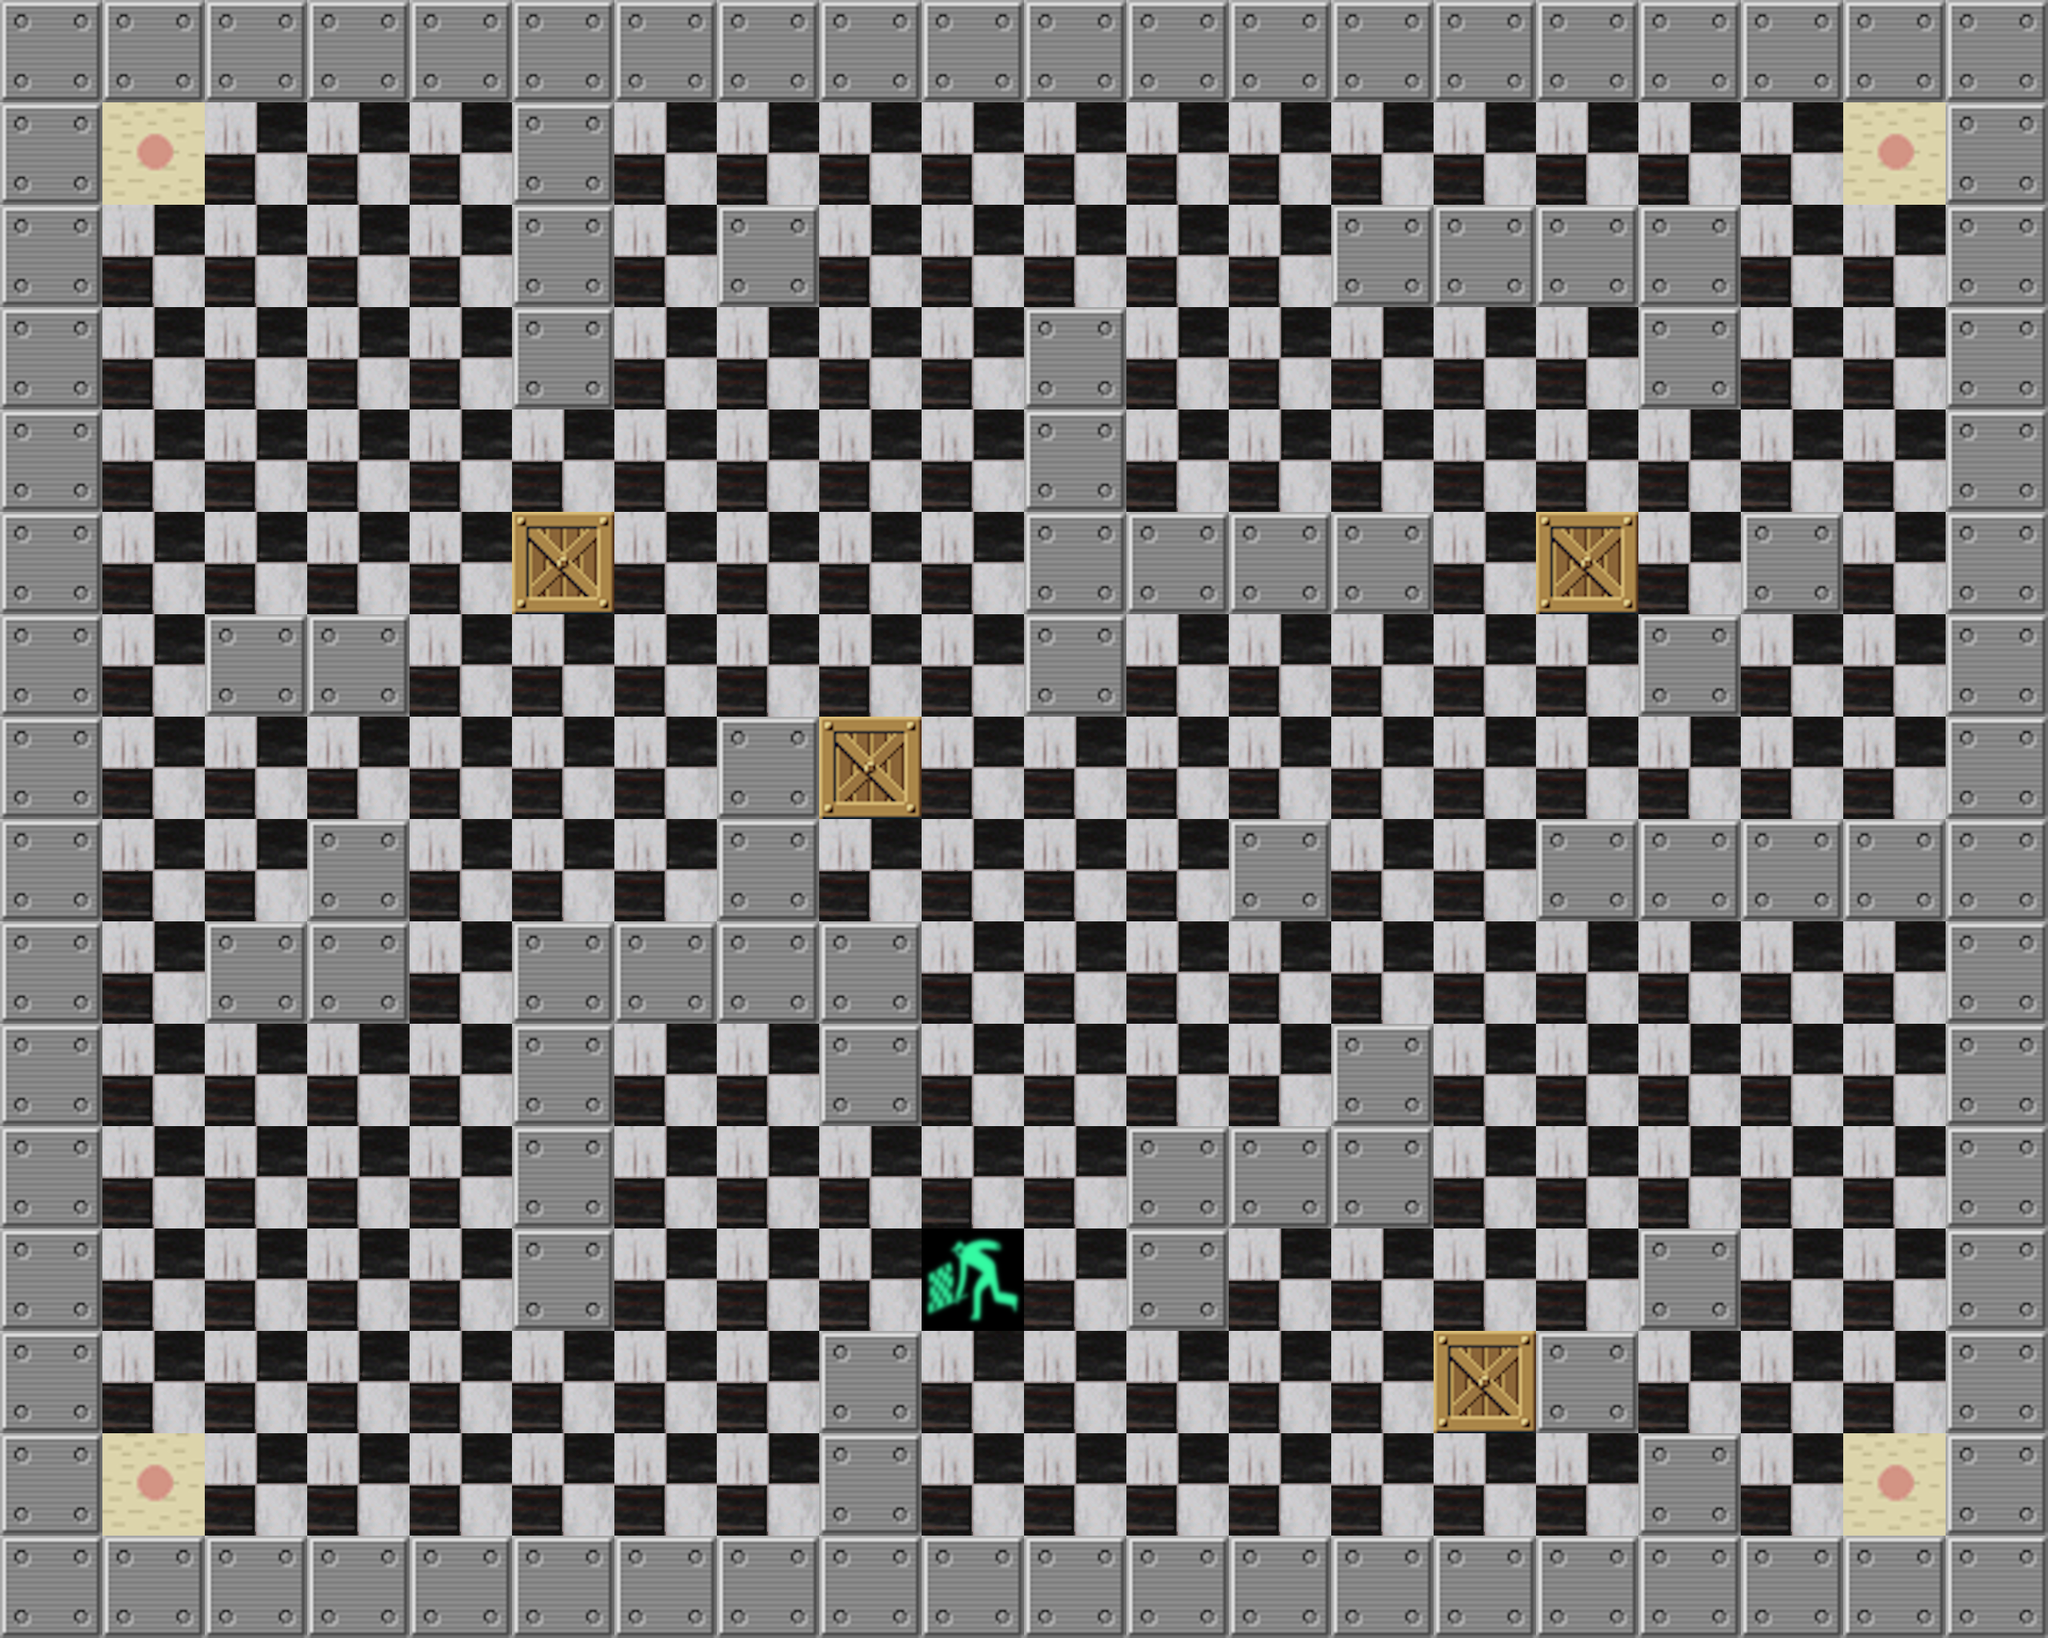

Below is a game level as drawn by its tile map, then a one-line description and the .tmx file that defines it, in full:
An orthogonal 20x16 tile map with 128x128 px tiles, 5 tile layers (Walls_layer, Startposition_layer, Targets_layer, Floor_layer, ...).

<map version="1.5" tiledversion="1.6.0" orientation="orthogonal" renderorder="right-down" width="20" height="16" tilewidth="128" tileheight="128" infinite="0" nextlayerid="6" nextobjectid="1">
 <tileset firstgid="1" name="sarkadband_tileset" tilewidth="128" tileheight="128" tilecount="5" columns="0">
  <grid orientation="orthogonal" width="1" height="1" />
  <tile id="0">
   <image width="128" height="128" source="../misc/start_flag_128.png" />
  </tile>
  <tile id="1">
   <image width="128" height="128" source="../tiles/wall.png" />
  </tile>
  <tile id="2">
   <image width="128" height="128" source="../tiles/floor.gif" />
  </tile>
  <tile id="3">
   <image width="128" height="128" source="../tiles/target.png" />
  </tile>
  <tile id="4">
   <image width="128" height="128" source="../items/box.png" />
  </tile>
 </tileset>
 <layer id="1" name="Walls_layer" width="20" height="16" locked="1">
  <data encoding="csv">
2,2,2,2,2,2,2,2,2,2,2,2,2,2,2,2,2,2,2,2,
2,0,0,0,0,2,0,0,0,0,0,0,0,0,0,0,0,0,0,2,
2,0,0,0,0,2,0,2,0,0,0,0,0,2,2,2,2,0,0,2,
2,0,0,0,0,2,0,0,0,0,2,0,0,0,0,0,2,0,0,2,
2,0,0,0,0,0,0,0,0,0,2,0,0,0,0,0,0,0,0,2,
2,0,0,0,0,0,0,0,0,0,2,2,2,2,0,0,0,2,0,2,
2,0,2,2,0,0,0,0,0,0,2,0,0,0,0,0,2,0,0,2,
2,0,0,0,0,0,0,2,0,0,0,0,0,0,0,0,0,0,0,2,
2,0,0,2,0,0,0,2,0,0,0,0,2,0,0,2,2,2,2,2,
2,0,2,2,0,2,2,2,2,0,0,0,0,0,0,0,0,0,0,2,
2,0,0,0,0,2,0,0,2,0,0,0,0,2,0,0,0,0,0,2,
2,0,0,0,0,2,0,0,0,0,0,2,2,2,0,0,0,0,0,2,
2,0,0,0,0,2,0,0,0,0,0,2,0,0,0,0,2,0,0,2,
2,0,0,0,0,0,0,0,2,0,0,0,0,0,0,2,0,0,0,2,
2,0,0,0,0,0,0,0,2,0,0,0,0,0,0,0,2,0,0,2,
2,2,2,2,2,2,2,2,2,2,2,2,2,2,2,2,2,2,2,2
</data>
 </layer>
 <layer id="2" name="Startposition_layer" width="20" height="16" locked="1">
  <data encoding="csv">
0,0,0,0,0,0,0,0,0,0,0,0,0,0,0,0,0,0,0,0,
0,0,0,0,0,0,0,0,0,0,0,0,0,0,0,0,0,0,0,0,
0,0,0,0,0,0,0,0,0,0,0,0,0,0,0,0,0,0,0,0,
0,0,0,0,0,0,0,0,0,0,0,0,0,0,0,0,0,0,0,0,
0,0,0,0,0,0,0,0,0,0,0,0,0,0,0,0,0,0,0,0,
0,0,0,0,0,0,0,0,0,0,0,0,0,0,0,0,0,0,0,0,
0,0,0,0,0,0,0,0,0,0,0,0,0,0,0,0,0,0,0,0,
0,0,0,0,0,0,0,0,0,0,0,0,0,0,0,0,0,0,0,0,
0,0,0,0,0,0,0,0,0,0,0,0,0,0,0,0,0,0,0,0,
0,0,0,0,0,0,0,0,0,0,0,0,0,0,0,0,0,0,0,0,
0,0,0,0,0,0,0,0,0,0,0,0,0,0,0,0,0,0,0,0,
0,0,0,0,0,0,0,0,0,0,0,0,0,0,0,0,0,0,0,0,
0,0,0,0,0,0,0,0,0,1,0,0,0,0,0,0,0,0,0,0,
0,0,0,0,0,0,0,0,0,0,0,0,0,0,0,0,0,0,0,0,
0,0,0,0,0,0,0,0,0,0,0,0,0,0,0,0,0,0,0,0,
0,0,0,0,0,0,0,0,0,0,0,0,0,0,0,0,0,0,0,0
</data>
 </layer>
 <layer id="4" name="Targets_layer" width="20" height="16" locked="1">
  <data encoding="csv">
0,0,0,0,0,0,0,0,0,0,0,0,0,0,0,0,0,0,0,0,
0,4,0,0,0,0,0,0,0,0,0,0,0,0,0,0,0,0,4,0,
0,0,0,0,0,0,0,0,0,0,0,0,0,0,0,0,0,0,0,0,
0,0,0,0,0,0,0,0,0,0,0,0,0,0,0,0,0,0,0,0,
0,0,0,0,0,0,0,0,0,0,0,0,0,0,0,0,0,0,0,0,
0,0,0,0,0,0,0,0,0,0,0,0,0,0,0,0,0,0,0,0,
0,0,0,0,0,0,0,0,0,0,0,0,0,0,0,0,0,0,0,0,
0,0,0,0,0,0,0,0,0,0,0,0,0,0,0,0,0,0,0,0,
0,0,0,0,0,0,0,0,0,0,0,0,0,0,0,0,0,0,0,0,
0,0,0,0,0,0,0,0,0,0,0,0,0,0,0,0,0,0,0,0,
0,0,0,0,0,0,0,0,0,0,0,0,0,0,0,0,0,0,0,0,
0,0,0,0,0,0,0,0,0,0,0,0,0,0,0,0,0,0,0,0,
0,0,0,0,0,0,0,0,0,0,0,0,0,0,0,0,0,0,0,0,
0,0,0,0,0,0,0,0,0,0,0,0,0,0,0,0,0,0,0,0,
0,4,0,0,0,0,0,0,0,0,0,0,0,0,0,0,0,0,4,0,
0,0,0,0,0,0,0,0,0,0,0,0,0,0,0,0,0,0,0,0
</data>
 </layer>
 <layer id="5" name="Floor_layer" width="20" height="16" locked="1">
  <data encoding="csv">
0,0,0,0,0,0,0,0,0,0,0,0,0,0,0,0,0,0,0,0,
0,0,3,3,3,0,3,3,3,3,3,3,3,3,3,3,3,3,0,0,
0,3,3,3,3,0,3,0,3,3,3,3,3,0,0,0,0,3,3,0,
0,3,3,3,3,0,3,3,3,3,0,3,3,3,3,3,0,3,3,0,
0,3,3,3,3,3,3,3,3,3,0,3,3,3,3,3,3,3,3,0,
0,3,3,3,3,3,3,3,3,3,0,0,0,0,3,3,3,0,3,0,
0,3,0,0,3,3,3,3,3,3,0,3,3,3,3,3,0,3,3,0,
0,3,3,3,3,3,3,0,3,3,3,3,3,3,3,3,3,3,3,0,
0,3,3,0,3,3,3,0,3,3,3,3,0,3,3,0,0,0,0,0,
0,3,0,0,3,0,0,0,0,3,3,3,3,3,3,3,3,3,3,0,
0,3,3,3,3,0,3,3,0,3,3,3,3,0,3,3,3,3,3,0,
0,3,3,3,3,0,3,3,3,3,3,0,0,0,3,3,3,3,3,0,
0,3,3,3,3,0,3,3,3,0,3,0,3,3,3,3,0,3,3,0,
0,3,3,3,3,3,3,3,0,3,3,3,3,3,3,0,3,3,3,0,
0,0,3,3,3,3,3,3,0,3,3,3,3,3,3,3,0,3,0,0,
0,0,0,0,0,0,0,0,0,0,0,0,0,0,0,0,0,0,0,0
</data>
 </layer>
 <layer id="3" name="Boxes_layer" width="20" height="16" locked="1">
  <data encoding="csv">
0,0,0,0,0,0,0,0,0,0,0,0,0,0,0,0,0,0,0,0,
0,0,0,0,0,0,0,0,0,0,0,0,0,0,0,0,0,0,0,0,
0,0,0,0,0,0,0,0,0,0,0,0,0,0,0,0,0,0,0,0,
0,0,0,0,0,0,0,0,0,0,0,0,0,0,0,0,0,0,0,0,
0,0,0,0,0,0,0,0,0,0,0,0,0,0,0,0,0,0,0,0,
0,0,0,0,0,5,0,0,0,0,0,0,0,0,0,5,0,0,0,0,
0,0,0,0,0,0,0,0,0,0,0,0,0,0,0,0,0,0,0,0,
0,0,0,0,0,0,0,0,5,0,0,0,0,0,0,0,0,0,0,0,
0,0,0,0,0,0,0,0,0,0,0,0,0,0,0,0,0,0,0,0,
0,0,0,0,0,0,0,0,0,0,0,0,0,0,0,0,0,0,0,0,
0,0,0,0,0,0,0,0,0,0,0,0,0,0,0,0,0,0,0,0,
0,0,0,0,0,0,0,0,0,0,0,0,0,0,0,0,0,0,0,0,
0,0,0,0,0,0,0,0,0,0,0,0,0,0,0,0,0,0,0,0,
0,0,0,0,0,0,0,0,0,0,0,0,0,0,5,0,0,0,0,0,
0,0,0,0,0,0,0,0,0,0,0,0,0,0,0,0,0,0,0,0,
0,0,0,0,0,0,0,0,0,0,0,0,0,0,0,0,0,0,0,0
</data>
 </layer>
</map>